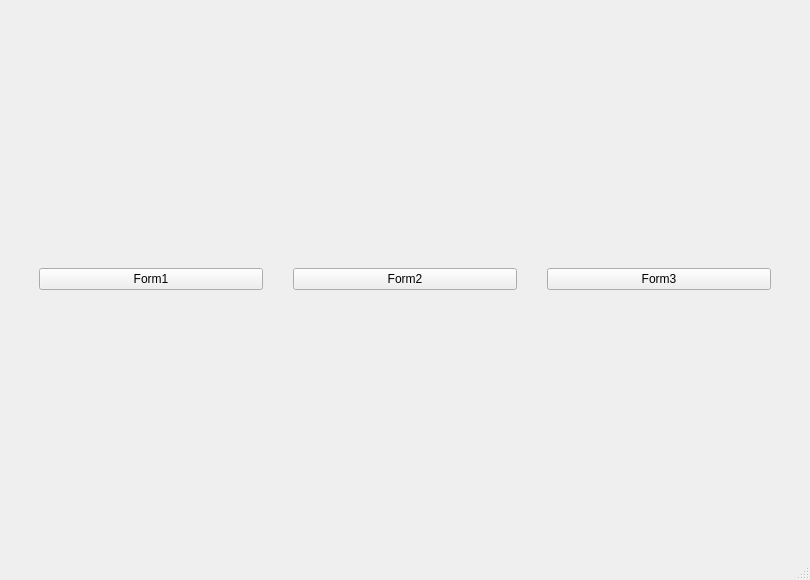
<?xml version="1.0" encoding="UTF-8"?>
<ui version="4.0">
 <class>MainWindow</class>
 <widget class="QMainWindow" name="MainWindow">
  <property name="geometry">
   <rect>
    <x>0</x>
    <y>0</y>
    <width>810</width>
    <height>580</height>
   </rect>
  </property>
  <property name="windowTitle">
   <string>MainWindow</string>
  </property>
  <widget class="QWidget" name="centralwidget">
   <layout class="QGridLayout" name="gridLayout">
    <item row="0" column="0">
     <layout class="QHBoxLayout" name="horizontalLayout">
      <property name="spacing">
       <number>30</number>
      </property>
      <property name="leftMargin">
       <number>30</number>
      </property>
      <property name="rightMargin">
       <number>30</number>
      </property>
      <item>
       <widget class="QPushButton" name="pushButton1">
        <property name="text">
         <string>Form1</string>
        </property>
       </widget>
      </item>
      <item>
       <widget class="QPushButton" name="pushButton2">
        <property name="text">
         <string>Form2</string>
        </property>
       </widget>
      </item>
      <item>
       <widget class="QPushButton" name="pushButton3">
        <property name="text">
         <string>Form3</string>
        </property>
       </widget>
      </item>
     </layout>
    </item>
   </layout>
  </widget>
  <widget class="QMenuBar" name="menubar">
   <property name="geometry">
    <rect>
     <x>0</x>
     <y>0</y>
     <width>810</width>
     <height>21</height>
    </rect>
   </property>
  </widget>
  <widget class="QStatusBar" name="statusbar"/>
 </widget>
 <resources/>
 <connections/>
</ui>
